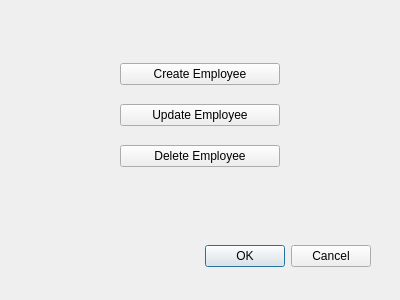
<?xml version="1.0" encoding="UTF-8"?>
<ui version="4.0">
 <class>maintainEmployeeInfo</class>
 <widget class="QDialog" name="maintainEmployeeInfo">
  <property name="geometry">
   <rect>
    <x>0</x>
    <y>0</y>
    <width>400</width>
    <height>300</height>
   </rect>
  </property>
  <property name="windowTitle">
   <string>Dialog</string>
  </property>
  <widget class="QDialogButtonBox" name="buttonBox">
   <property name="geometry">
    <rect>
     <x>30</x>
     <y>240</y>
     <width>341</width>
     <height>32</height>
    </rect>
   </property>
   <property name="orientation">
    <enum>Qt::Horizontal</enum>
   </property>
   <property name="standardButtons">
    <set>QDialogButtonBox::Cancel|QDialogButtonBox::Ok</set>
   </property>
  </widget>
  <widget class="QWidget" name="verticalLayoutWidget">
   <property name="geometry">
    <rect>
     <x>120</x>
     <y>50</y>
     <width>160</width>
     <height>131</height>
    </rect>
   </property>
   <layout class="QVBoxLayout" name="verticalLayout">
    <item>
     <widget class="QPushButton" name="buttonCreate">
      <property name="text">
       <string>Create Employee</string>
      </property>
     </widget>
    </item>
    <item>
     <widget class="QPushButton" name="buttonUpdate">
      <property name="text">
       <string>Update Employee</string>
      </property>
     </widget>
    </item>
    <item>
     <widget class="QPushButton" name="buttonDelete">
      <property name="text">
       <string>Delete Employee</string>
      </property>
     </widget>
    </item>
   </layout>
  </widget>
 </widget>
 <resources/>
 <connections>
  <connection>
   <sender>buttonBox</sender>
   <signal>accepted()</signal>
   <receiver>maintainEmployeeInfo</receiver>
   <slot>accept()</slot>
   <hints>
    <hint type="sourcelabel">
     <x>248</x>
     <y>254</y>
    </hint>
    <hint type="destinationlabel">
     <x>157</x>
     <y>274</y>
    </hint>
   </hints>
  </connection>
  <connection>
   <sender>buttonBox</sender>
   <signal>rejected()</signal>
   <receiver>maintainEmployeeInfo</receiver>
   <slot>reject()</slot>
   <hints>
    <hint type="sourcelabel">
     <x>316</x>
     <y>260</y>
    </hint>
    <hint type="destinationlabel">
     <x>286</x>
     <y>274</y>
    </hint>
   </hints>
  </connection>
 </connections>
</ui>
